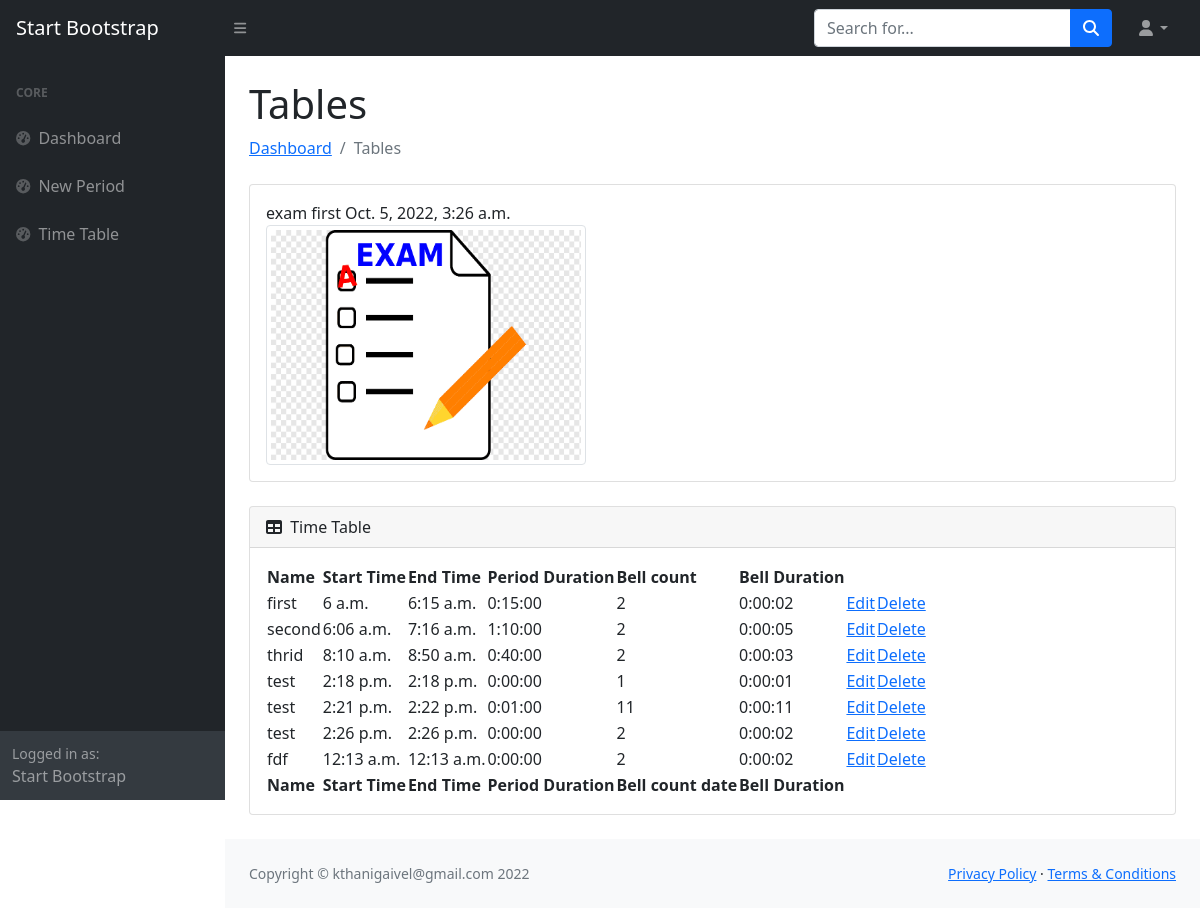
/tt/tables/, run on the app's committed database.
### scheduler/models.py (models this page shows, shortened)
class Schedule(models.Model):
    schedule = models.CharField(max_length = 200)
    description = models.TextField()
    last_modified = models.DateTimeField(auto_now_add = True)
    img = models.ImageField(upload_to = "images/")
    is_the_chosen_one = models.BooleanField()

class TimeTable(models.Model):
    schedule = models.ForeignKey(Schedule,on_delete= models.CASCADE)
    name = models.CharField(max_length = 20 )
    period_start = models.TimeField()
    period_end= models.TimeField()
    period_duration = models.DurationField(blank=True)
    count = models.PositiveIntegerField()
    bell_duration = models.DurationField(max_length=2)

### scheduler/views.py (the view)
# urls.py: path('tables/',views.tables,name='index'),
def tables(request):
    context={}
    try:
        sch=Schedule.objects.filter(is_the_chosen_one=True)
        tt=TimeTable.objects.all().filter(schedule_id=sch.get().id)
        context['timetable'] =  tt
        context['sch'] = sch
    except:
        print("error")
    return render (request,'scheduler/tables.html',context)

### scheduler/templates/scheduler/tables.html (shortened to what this page needs)
{% extends "./base.html" %}
{% block content %}
{% load static %}
       <div id="layoutSidenav_content">
            <main>
                <div class="container-fluid px-4">
                    <h1 class="mt-4">Tables</h1>
                    <ol class="breadcrumb mb-4">
                        <li class="breadcrumb-item"><a href="/tt/">Dashboard</a></li>
                        <li class="breadcrumb-item active">Tables</li>
                    </ol>
                    <div class="card mb-4">
                        <div class="card-body">
                            {% for data in sch %}
                            {{data.schedule}}
                            {{data.description}}
                            {{data.last_modified}}
                            <div class="aspect-ratio-box">
                                <img class="img-fluid img-thumbnail" src="{% static '../media'%}/{{data.img}} " style="width: 320px; height: 240px;"/>
                            </div>
                            {% endfor %}
                        </div>
                    </div>
                    <div class="card mb-4">
                        <div class="card-header">
                            <i class="fas fa-table me-1"></i>
                            Time Table
                        </div>
                        <div class="card-body">
                            <table id="datatablesSimple">
                                <thead>
                                    <tr>
                                        <th>Name</th>
                                        <th>Start Time</th>
                                        <th>End Time</th>
                                        <th>Period Duration</th>
                                        <th>Bell count</th>
                                        <th>Bell Duration</th>
                                        <th> </th>
                                    </tr>
                                </thead>
                                <tfoot>
                                    <tr>
                                        <th>Name</th>
                                        <th>Start Time</th>
                                        <th>End Time</th>
                                        <th>Period Duration</th>
                                        <th>Bell count date</th>
                                        <th>Bell Duration</th>
                                        <th> </th>
                                    </tr>
                                </tfoot>
                                <tbody>
                                    {% for time in timetable %}
                                    <tr>
                                        <td> {{time.name}} </td>
                                        <td> {{time.period_start}} </td>
                                        <td> {{time.period_end}}</td>
                                        <td> {{time.period_duration}}</td>
                                        <td> {{time.count}}</td>
                                        <td>{{time.bell_duration}}</td>
                                        <td><a href="/tt/edit/{{ time.id }}"><span
                                                    class="glyphicon glyphicon-pencil">Edit</span></a> </td>
                                        <td> <a href="/tt/delete/{{ time.id }}">Delete</a></td>
                                    </tr>
                                    {% endfor %}
                                </tbody>
                            </table>
                        </div>
                    </div>
                </div>
            </main>
            <footer class="py-4 bg-light mt-auto">
                <div class="container-fluid px-4">
                    <div class="d-flex align-items-center justify-content-between small">
                        <div class="text-muted">Copyright &copy; kthanigaivel@gmail.com 2022</div>
                        <div>
                            <a href="#">Privacy Policy</a>
                            &middot;
                            <a href="#">Terms &amp; Conditions</a>
                        </div>
                    </div>
                </div>
            </footer>
        </div>
{% endblock %}

### scheduler/templates/scheduler/base.html (shortened to what this page needs)
<!DOCTYPE html>
<html lang="en">
    {% load static %}
<head>
    <link href="https://cdn.jsdelivr.net/npm/simple-datatables@latest/dist/style.css" rel="stylesheet" />
    <link href="/static/css/styles.css" rel="stylesheet" />
</head>
<body class="sb-nav-fixed">
    <nav class="sb-topnav navbar navbar-expand navbar-dark bg-dark">
        <a class="navbar-brand ps-3" href="{{url}}">Start Bootstrap</a>
        <button class="btn btn-link btn-sm order-1 order-lg-0 me-4 me-lg-0" id="sidebarToggle" href="#!"><i
                class="fas fa-bars"></i></button>
        <form class="d-none d-md-inline-block form-inline ms-auto me-0 me-md-3 my-2 my-md-0">
            <div class="input-group">
                <input class="form-control" type="text" placeholder="Search for..." aria-label="Search for..."
                    aria-describedby="btnNavbarSearch" />
                <button class="btn btn-primary" id="btnNavbarSearch" type="button"><i
                        class="fas fa-search"></i></button>
            </div>
        </form>
        <ul class="navbar-nav ms-auto ms-md-0 me-3 me-lg-4">
            <li class="nav-item dropdown">
                <a class="nav-link dropdown-toggle" id="navbarDropdown" href="#" role="button" data-bs-toggle="dropdown"
                    aria-expanded="false"><i class="fas fa-user fa-fw"></i></a>
            </li>
        </ul>
    </nav>
    <div id="layoutSidenav">
        <div id="layoutSidenav_nav">
            <nav class="sb-sidenav accordion sb-sidenav-dark" id="sidenavAccordion">
                <div class="sb-sidenav-menu">
                    <div class="nav">
                        <div class="sb-sidenav-menu-heading">Core</div>
                        <a class="nav-link" href="{{url}}/tt">
                            <div class="sb-nav-link-icon"><i class="fas fa-tachometer-alt"></i></div>
                            Dashboard
                        </a>
                        <a class="nav-link" href="{{url}}/tt/create">
                            <div class="sb-nav-link-icon"><i class="fas fa-tachometer-alt"></i></div>
                            New Period
                        </a>
                        <a class="nav-link" href="{{url}}/tt/tables">
                            <div class="sb-nav-link-icon"><i class="fas fa-tachometer-alt"></i></div>
                            Time Table
                        </a>
                    </div>
                </div>
                <div class="sb-sidenav-footer">
                    <div class="small">Logged in as:</div>
                    Start Bootstrap
                </div>
            </nav>
        </div>
{% block content %}
{% endblock %}
</div>
</body>
</html>

### data on the page
Schedule: schedule "exam", description "first", last_modified "Oct. 5, 2022, 3:26 a.m.", img (picture)
TimeTable: name "first", period_start "6 a.m.", period_end "6:15 a.m.", period_duration "0:15:00", count "2", bell_duration "0:00:02"
TimeTable: name "second", period_start "6:06 a.m.", period_end "7:16 a.m.", period_duration "1:10:00", count "2", bell_duration "0:00:05"
TimeTable: name "thrid", period_start "8:10 a.m.", period_end "8:50 a.m.", period_duration "0:40:00", count "2", bell_duration "0:00:03"
TimeTable: name "test", period_start "2:18 p.m.", period_end "2:18 p.m.", period_duration "0:00:00", count "1", bell_duration "0:00:01"
TimeTable: name "test", period_start "2:21 p.m.", period_end "2:22 p.m.", period_duration "0:01:00", count "11", bell_duration "0:00:11"
TimeTable: name "test", period_start "2:26 p.m.", period_end "2:26 p.m.", period_duration "0:00:00", count "2", bell_duration "0:00:02"
TimeTable: name "fdf", period_start "12:13 a.m.", period_end "12:13 a.m.", period_duration "0:00:00", count "2", bell_duration "0:00:02"
